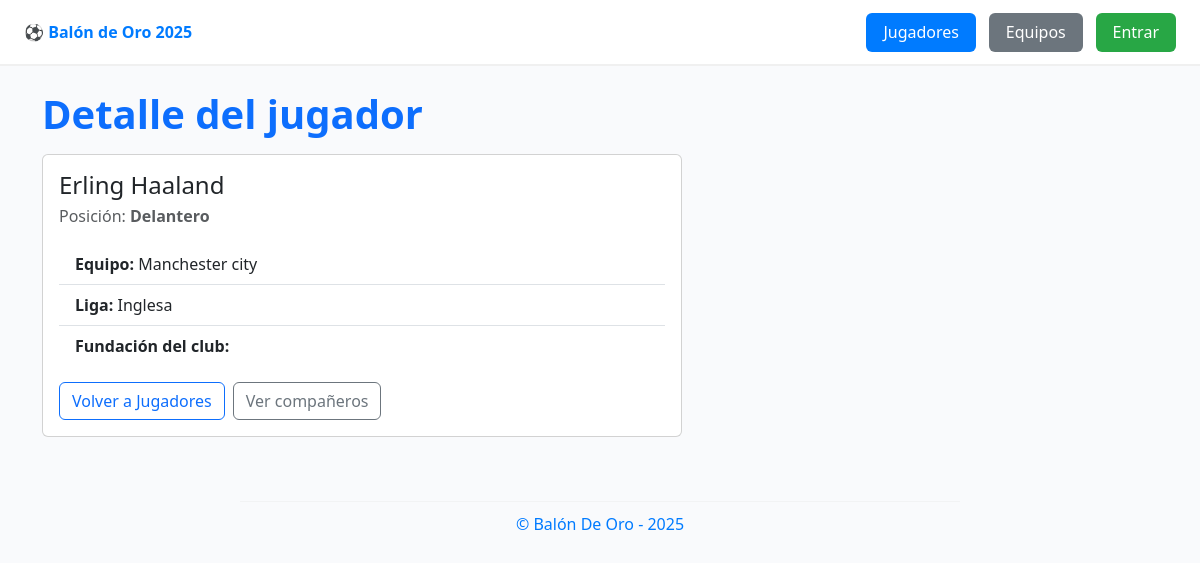
/jugadores/detalle/3, run on an earlier commit of the app's database.
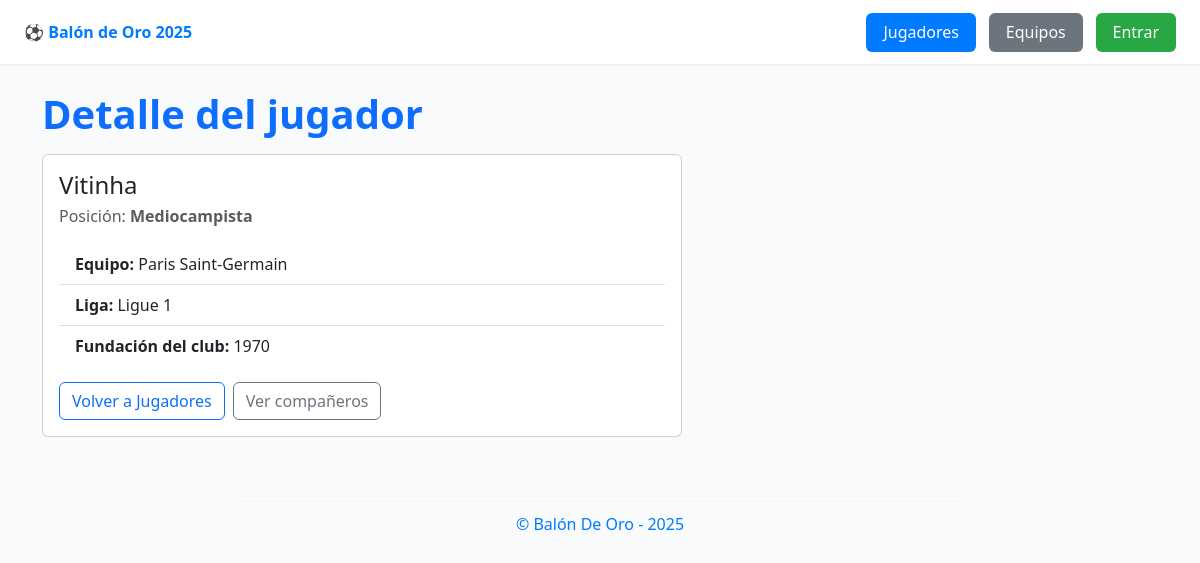
And on a later commit of the database.
### tables this page shows
CREATE TABLE `jugadores` (
  `id_jugador` int(11) NOT NULL,
  `nombre` varchar(100) NOT NULL,
  `posicion` varchar(50) NOT NULL,
  `id_equipo` int(11) NOT NULL
);

CREATE TABLE `equipos` (
  `id_equipo` int(11) NOT NULL,
  `nombre` varchar(100) NOT NULL,
  `fundacion` smallint(5) UNSIGNED NOT NULL,
  `liga` varchar(50) NOT NULL
);

### app/controllers/jugador.controller.php (called while the page is built, shortened)
<?php
require_once __DIR__ . '/../models/jugador.model.php';
class JugadorController {
    private $jugModel;
    public function __construct() {
        $this->jugModel = new JugadorModel();
    }
    public function detail(int $id) {
        $jugador = $this->jugModel->getByIdWithEquipo($id);
        require __DIR__ . '/../views/jugadores/detail.php';
    }
}

### app/models/jugador.model.php (called while the page is built, shortened)
<?php
class JugadorModel {
    private $db;
    public function __construct() {
        $this->db = new PDO('mysql:host=' . DB_HOST . ';dbname=' . DB_NAME . ';charset=utf8', DB_USER, DB_PASS);
    }
    public function getByIdWithEquipo(int $id) {
        $sql = "SELECT j.*, e.nombre AS equipo_nombre, e.liga, e.fundacion
                FROM jugadores j
                JOIN equipos e ON e.id_equipo = j.id_equipo
                WHERE j.id_jugador = ?";
        $q = $this->db->prepare($sql);
        $q->execute([$id]);
        return $q->fetch(PDO::FETCH_OBJ);
    }
}

### app/views/jugadores/detail.php (the view)
<?php require_once __DIR__ . '/../templates/header.php'; ?>
<main>
  <header>
    <h1 class="text-primary mt-3">Detalle del jugador</h1>
  </header>
  <article class="card mt-3" style="max-width: 640px;">
    <div class="card-body">
      <h2 class="card-title h4 mb-1"><?= htmlspecialchars($jugador->nombre) ?></h2>
      <p class="text-muted mb-3">Posición: <strong><?= htmlspecialchars($jugador->posicion) ?></strong></p>
      <section>
        <ul class="list-group list-group-flush">
          <li class="list-group-item"><strong>Equipo:</strong> <?= htmlspecialchars($jugador->equipo_nombre) ?></li>
          <li class="list-group-item"><strong>Liga:</strong> <?= htmlspecialchars($jugador->liga) ?></li>
          <li class="list-group-item"><strong>Fundación del club:</strong> <?= htmlspecialchars($jugador->fundacion) ?></li>
        </ul>
      </section>
      <footer class="mt-3 d-flex gap-2">
        <a class="btn btn-outline-primary" href="<?= BASE_URL ?>listar">Volver a Jugadores</a>
        <a class="btn btn-outline-secondary" href="<?= BASE_URL ?>equipos/jugadores/<?= (int)$jugador->id_equipo ?>">Ver compañeros</a>
      </footer>
    </div>
  </article>
</main>
<?php require_once __DIR__ . '/../templates/footer.php'; ?>

### router.php (shortened to what this page needs)
<?php
require_once __DIR__ . '/app/controllers/jugador.controller.php';
$action = $_GET['action'] ?? 'listar';
$params = explode('/', trim($action, '/'));
$jug = new JugadorController();
switch ($params[0]) {
    case 'jugadores':
        switch ($params[1] ?? '') {
            case 'detalle':     $jug->detail((int)($params[2] ?? 0)); break;
        }
        break;
}

### app/views/templates/header.php (shortened to what this page needs)
<!DOCTYPE html>
<html lang="es">
<head>
    <link href="https://cdn.jsdelivr.net/npm/bootstrap@5.3.0/dist/css/bootstrap.min.css" rel="stylesheet">
</head>
<body>
    <nav class="d-flex justify-content-between align-items-center">
        <span class="navbar-brand">⚽ Balón de Oro 2025</span>
        <div class="nav-buttons">
            <a href="<?= BASE_URL ?>listar" class="btn btn-nav btn-jugadores">Jugadores</a>
            <a href="<?= BASE_URL ?>equipos" class="btn btn-nav btn-equipos">Equipos</a>
            <?php if (!empty($_SESSION['USER'])): ?>
                <a href="<?= BASE_URL ?>logout" class="btn btn-nav btn-logout">
                    Salir (<?= htmlspecialchars($_SESSION['USER']) ?>)
                </a>
            <?php else: ?>
                <a href="<?= BASE_URL ?>login" class="btn btn-nav btn-login">
                    Entrar
                </a>
            <?php endif; ?>
        </div>
    </nav>
    <div class="container mt-4">

### app/views/templates/footer.php (shortened to what this page needs)
    </div>
    <footer class="mt-5 py-3 text-center">
        <hr style="width: 60%; margin: auto; border-color: #dcdcdc;">
        <p style="color: #007bff; font-weight: 500; margin-top: 10px;">
            © Balón De Oro - 2025
        </p>
    </footer>
</body>
</html>

### app/views/templates/header.php (style rules this page uses)
body { background-color: #f9fafc; }
nav { background-color: #fff; border-bottom: 2px solid #f0f0f0; padding: 0.8rem 1.5rem; }
.navbar-brand { font-weight: bold; color: #007bff; }
.nav-buttons { display: flex; gap: 0.8rem; }
.btn-nav { border-radius: 6px; font-weight: 500; padding: 0.4rem 1rem; }
.btn-jugadores { background-color: #007bff; color: white; }
.btn-equipos { background-color: #6c757d; color: white; }
.btn-login { background-color: #28a745; color: white; }
h1 { color: #007bff; font-weight: bold; margin-top: 1.5rem; margin-bottom: 1rem; }

What changed in the data, as far as the page shows it:
changed jugadores: nombre "Erling Haaland" → "Vitinha"; posicion "Delantero" → "Mediocampista"; id_equipo.nombre "Manchester city" → "Paris Saint-Germain"; id_equipo.liga "Inglesa" → "Ligue 1"; id_equipo.fundacion (not shown) → "1970"
